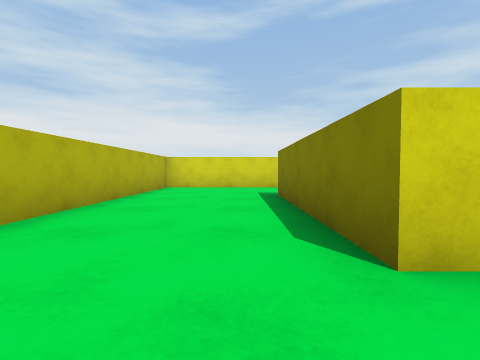
View 1 (above)

17 first-person views from a walk through a Unity game level. The camera is 0.54 m above the floor, tilts 2° down and sees 85° across. The floor is counted in squares, 1 m on a side. Each view is taken from the middle of a square. On the plan, view 1 faces up. The plan holds only what a view shows up to about 9 squares ahead; the rest is blank. The place goes on beyond the plan. The player character is not drawn.

View 2
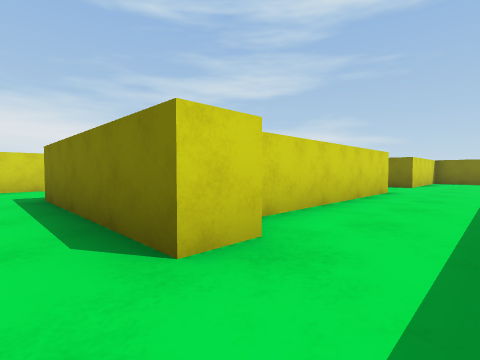

View 3
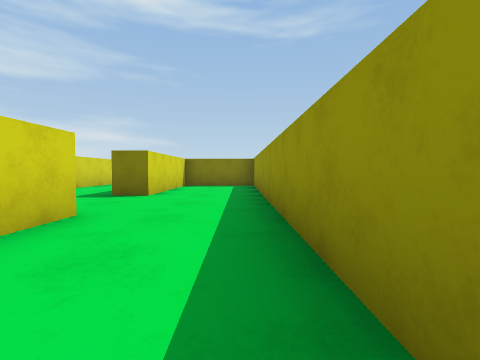

View 4
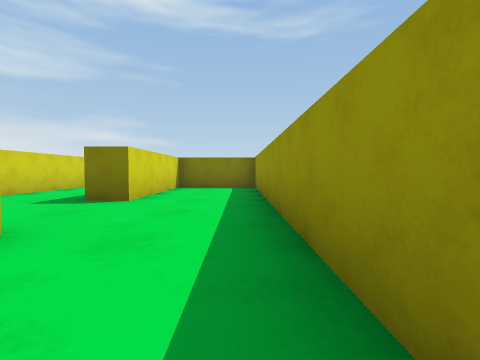

View 5
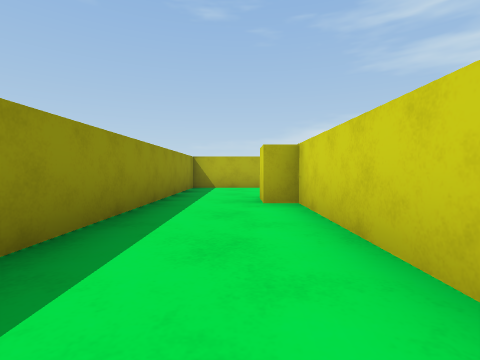

View 6
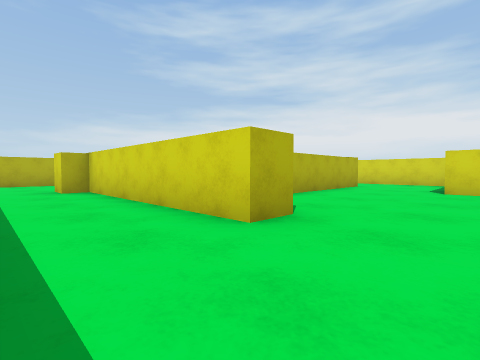

View 7
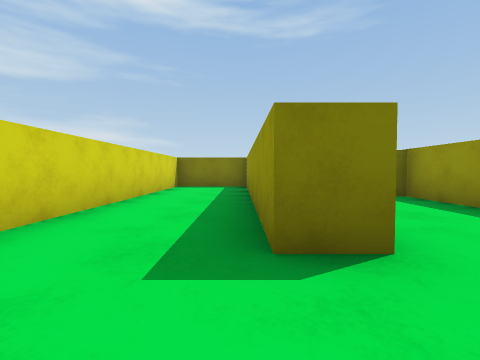

View 8
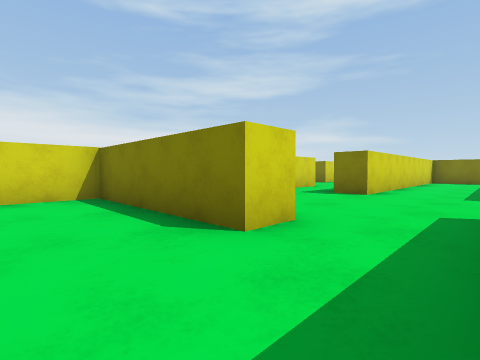

View 9
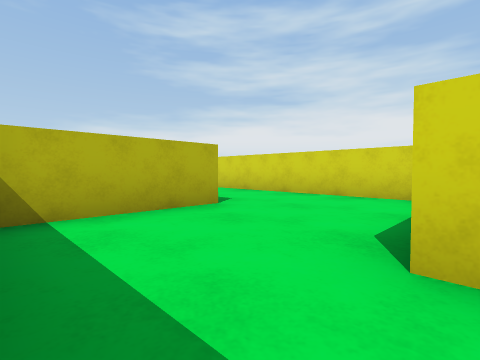

View 10
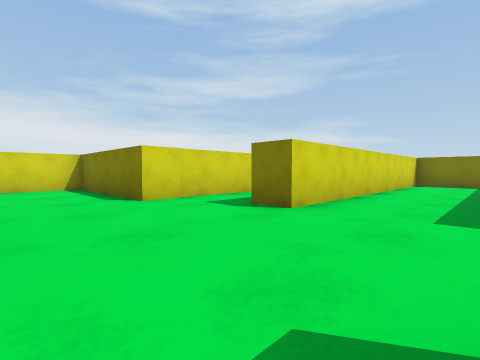

View 11
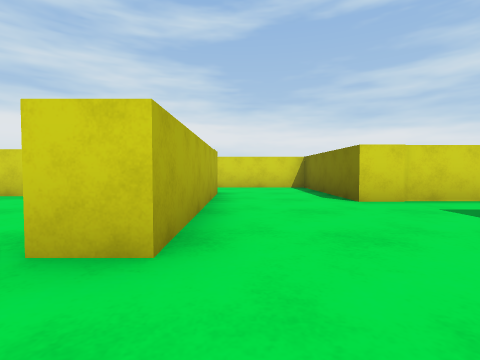

View 12
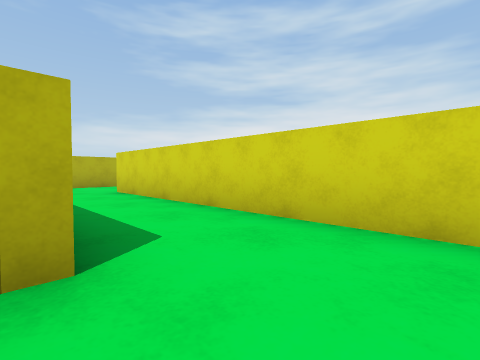

View 13
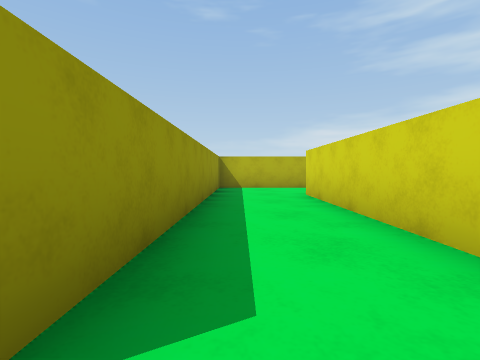

View 14
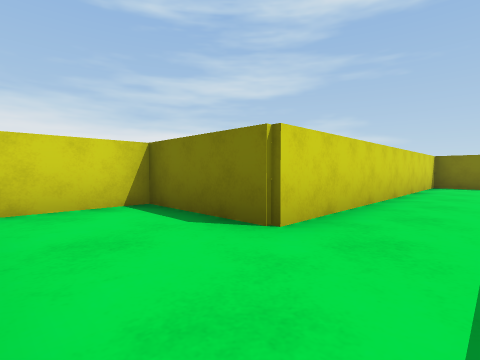

View 15
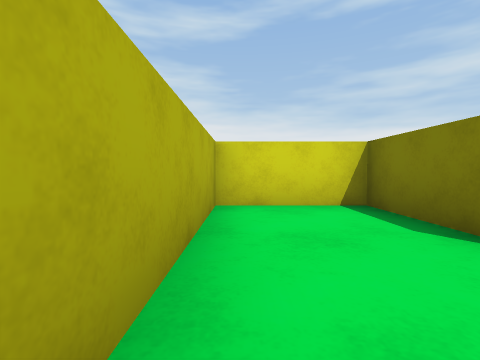

View 16
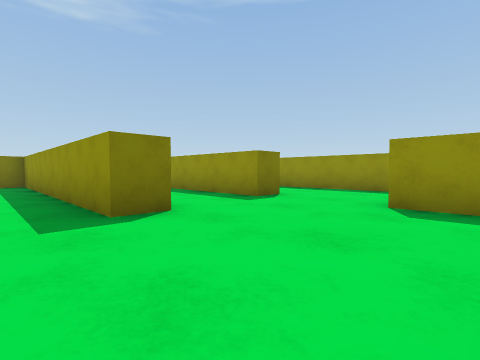

View 17
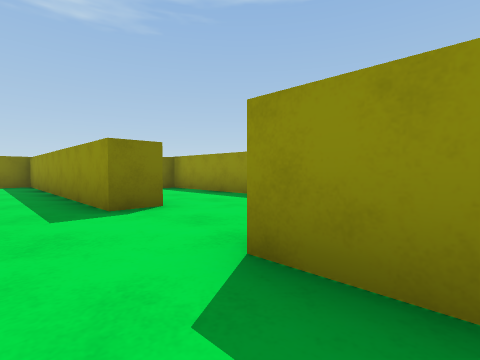

### Floor plan
Points are (right, up) in squares from view 1. A wall is a line through its corners. A room is listed if a view was taken in it or the views show most of it. See-through windows are left out.
Room 1 (views 1, 2, 3, 4, 5, 6, 8, 9)
walls: (1.6, 1.4) (0.9, 1.4) (0.9, 5.9); (5.5, 4.6) (4.7, 4.6) (4.7, 8.6) (-2.4, 8.6) (-2.4, -0.5) (13.5, -0.5) (13.5, 2) (9.7, 2) (9.7, 2.8); (1.6, 5.9) (1.6, 3.1); (7.2, 2.8) (7.2, 2) (1.6, 2)
ways out: opening at (5, 3.5) to room 2; opening at (8.5, 2) to room 2
Room 2 (views 7, 10, 11, 16, 17)
walls: (9.7, 2.8) (16.9, 2.8) (16.9, 5.1) (9.2, 5.1) (9.2, 5.9); (9.6, 7.6) (8.1, 7.6); (6, 2.8) (7.2, 2.8); (5.5, 7.6) (5.5, 4.6)
ways out: opening at (5, 3.5) to room 1; opening at (8.5, 2) to room 1; opening at (6.5, 8.5) to room 3; opening at (10.5, 7)
Room 3 (views 12, 13, 14, 15)
walls: (8.1, 7.6) (8.1, 11.5) (0, 11.5) (0, 14.1) (-2.4, 14.1) (-2.4, 9.3) (5.5, 9.3) (5.5, 7.6)
ways out: opening at (6.5, 8.5) to room 2

Where each view was taken, in squares from view 1:
view 1: 0 up, 0 right, facing up
view 2: 0 up, 0 right, facing up-right
view 3: 0 up, 4 right, facing right
view 4: 0 up, 5 right, facing right
view 5: 1 up, 6 right, facing left
view 6: 0 up, 9 right, facing up-left
view 7: 3 up, 8 right, facing right
view 8: 3 up, 3 right, facing up-right
view 9: 3 up, 5 right, facing up-left
view 10: 3 up, 6 right, facing up-right
view 11: 3 up, 6 right, facing up
view 12: 9 up, 7 right, facing up-left
view 13: 10 up, 6 right, facing left
view 14: 10 up, 2 left, facing up-right
view 15: 10 up, 2 left, facing up
view 16: 7 up, 6 right, facing down-right
view 17: 4 up, 6 right, facing down-right
